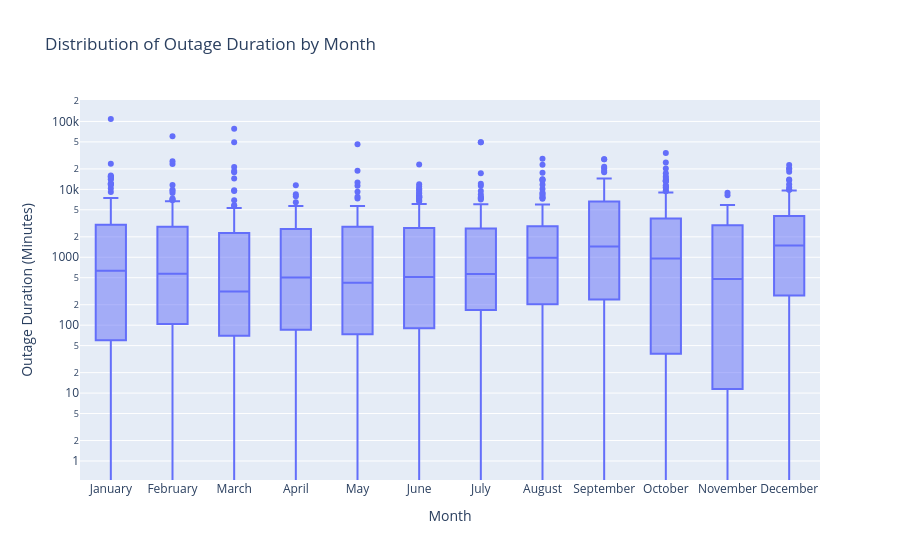

Here is the notebook cell this chart was saved with:
### Markdown cell above
<a id='bivariate_analysis'></a>
#### Bivariate Analysis

### Code cell
df['START.MONTH'] = df['START.DATETIME'].dt.month_name()

fig_bi_1 = px.box(df, 
                  x='START.MONTH', 
                  y='OUTAGE.DURATION',
                  title='Distribution of Outage Duration by Month',
                  category_orders={"START.MONTH": ["January", "February", "March", "April", "May", "June", 
                                                   "July", "August", "September", "October", "November", "December"]},
                  labels={'START.MONTH': 'Month', 'OUTAGE.DURATION': 'Outage Duration (Minutes)'})

fig_bi_1.update_yaxes(type="log")
fig_bi_1.write_html("duration_month.html", include_plotlyjs='cdn')
fig_bi_1.show()


fig_bi_1.write_image("duration_month.png", validate=True, width=800, height=600, scale=1)

### Figure 1 — Plotly figure (JSON) as saved in the notebook; plotly's stock layout.template omitted (floating-point values rounded to 4 significant figures; data arrays with more than 128 entries replaced by an {"elided": "..."} marker saying what was removed)
{"data": [{"alignmentgroup": "True", "hovertemplate": "Month=%{x}<br>Outage Duration (Minutes)=%{y}<extra></extra>", "legendgroup": "", "marker": {"color": "#636efa"}, "name": "", "notched": false, "offsetgroup": "", "orientation": "v", "showlegend": false, "type": "box", "x": {"elided": "1534 str values"}, "x0": " ", "xaxis": "x", "y": {"elided": "1534 float values"}, "y0": " ", "yaxis": "y"}], "layout": {"boxmode": "group", "legend": {"tracegroupgap": 0}, "title": {"text": "Distribution of Outage Duration by Month"}, "xaxis": {"anchor": "y", "categoryarray": ["January", "February", "March", "April", "May", "June", "July", "August", "September", "October", "November", "December"], "categoryorder": "array", "domain": [0, 1], "title": {"text": "Month"}}, "yaxis": {"anchor": "x", "domain": [0, 1], "title": {"text": "Outage Duration (Minutes)"}, "type": "log"}}}
